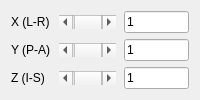
     <widget class="QWidget" name="tab">
      <attribute name="title">
       <string>Scale</string>
      </attribute>
      <layout class="QVBoxLayout" name="verticalLayout_6">
       <item>
        <layout class="QGridLayout" name="gridLayout_3" columnstretch="0,1,0">
         <property name="horizontalSpacing">
          <number>8</number>
         </property>
         <property name="verticalSpacing">
          <number>6</number>
         </property>
         <item row="0" column="0">
          <widget class="QLabel" name="label_5">
           <property name="text">
            <string>X (L-R)</string>
           </property>
          </widget>
         </item>
         <item row="0" column="1">
          <widget class="QScrollBar" name="scrollBarScaleX">
           <property name="maximum">
            <number>100</number>
           </property>
           <property name="value">
            <number>50</number>
           </property>
           <property name="orientation">
            <enum>Qt::Horizontal</enum>
           </property>
          </widget>
         </item>
         <item row="0" column="2">
          <widget class="QLineEdit" name="lineEditScaleX">
           <property name="maximumSize">
            <size>
             <width>65</width>
             <height>16777215</height>
            </size>
           </property>
           <property name="text">
            <string>1</string>
           </property>
          </widget>
         </item>
         <item row="1" column="0">
          <widget class="QLabel" name="label_6">
           <property name="text">
            <string>Y (P-A)</string>
           </property>
          </widget>
         </item>
         <item row="1" column="1">
          <widget class="QScrollBar" name="scrollBarScaleY">
           <property name="maximum">
            <number>100</number>
           </property>
           <property name="value">
            <number>50</number>
           </property>
           <property name="orientation">
            <enum>Qt::Horizontal</enum>
           </property>
          </widget>
         </item>
         <item row="1" column="2">
          <widget class="QLineEdit" name="lineEditScaleY">
           <property name="maximumSize">
            <size>
             <width>65</width>
             <height>16777215</height>
            </size>
           </property>
           <property name="text">
            <string>1</string>
           </property>
          </widget>
         </item>
         <item row="2" column="0">
          <widget class="QLabel" name="label_7">
           <property name="text">
            <string>Z (I-S)</string>
           </property>
          </widget>
         </item>
         <item row="2" column="1">
          <widget class="QScrollBar" name="scrollBarScaleZ">
           <property name="maximum">
            <number>100</number>
           </property>
           <property name="value">
            <number>50</number>
           </property>
           <property name="orientation">
            <enum>Qt::Horizontal</enum>
           </property>
          </widget>
         </item>
         <item row="2" column="2">
          <widget class="QLineEdit" name="lineEditScaleZ">
           <property name="maximumSize">
            <size>
             <width>65</width>
             <height>16777215</height>
            </size>
           </property>
           <property name="text">
            <string>1</string>
           </property>
          </widget>
         </item>
        </layout>
       </item>
       <item>
        <spacer name="verticalSpacer_3">
         <property name="orientation">
          <enum>Qt::Vertical</enum>
         </property>
         <property name="sizeHint" stdset="0">
          <size>
           <width>0</width>
           <height>0</height>
          </size>
         </property>
        </spacer>
       </item>
      </layout>
     </widget>
